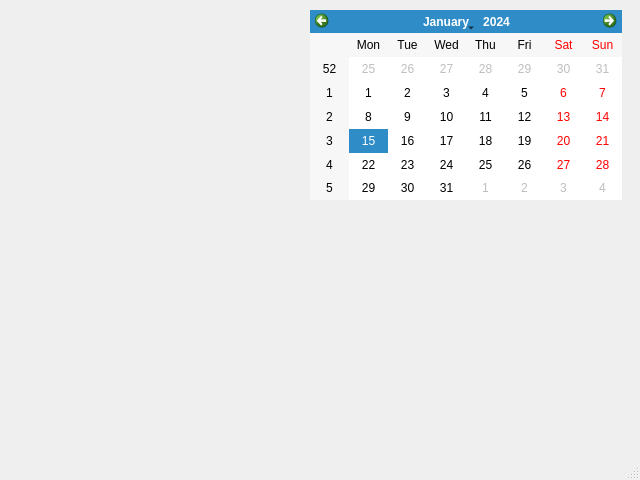
<?xml version="1.0" encoding="UTF-8"?>
<ui version="4.0">
 <class>MainWindow</class>
 <widget class="QMainWindow" name="MainWindow">
  <property name="geometry">
   <rect>
    <x>0</x>
    <y>0</y>
    <width>640</width>
    <height>480</height>
   </rect>
  </property>
  <property name="windowTitle">
   <string>MainWindow</string>
  </property>
  <widget class="QWidget" name="centralwidget">
   <widget class="QCalendarWidget" name="calendarWidget">
    <property name="geometry">
     <rect>
      <x>310</x>
      <y>10</y>
      <width>312</width>
      <height>190</height>
     </rect>
    </property>
    <property name="gridVisible">
     <bool>false</bool>
    </property>
   </widget>
  </widget>
  <widget class="QMenuBar" name="menubar">
   <property name="geometry">
    <rect>
     <x>0</x>
     <y>0</y>
     <width>640</width>
     <height>22</height>
    </rect>
   </property>
   <property name="defaultUp">
    <bool>false</bool>
   </property>
  </widget>
  <widget class="QStatusBar" name="statusbar"/>
 </widget>
 <tabstops>
  <tabstop>calendarWidget</tabstop>
 </tabstops>
 <resources/>
 <connections/>
</ui>
